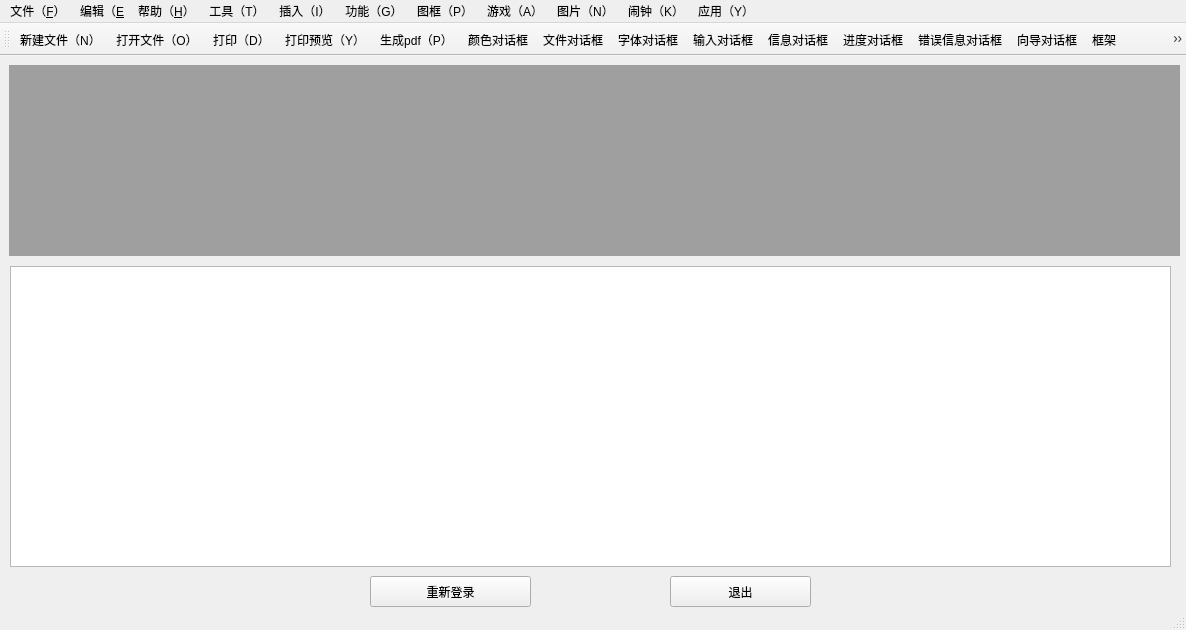
<?xml version="1.0" encoding="UTF-8"?>
<ui version="4.0">
 <class>MainWindow</class>
 <widget class="QMainWindow" name="MainWindow">
  <property name="geometry">
   <rect>
    <x>0</x>
    <y>0</y>
    <width>1186</width>
    <height>630</height>
   </rect>
  </property>
  <property name="windowTitle">
   <string>MainWindow</string>
  </property>
  <widget class="QWidget" name="centralWidget">
   <widget class="QMdiArea" name="mdiArea">
    <property name="geometry">
     <rect>
      <x>9</x>
      <y>9</y>
      <width>1171</width>
      <height>191</height>
     </rect>
    </property>
   </widget>
   <widget class="QTextEdit" name="textEdit">
    <property name="geometry">
     <rect>
      <x>10</x>
      <y>210</y>
      <width>1161</width>
      <height>301</height>
     </rect>
    </property>
   </widget>
   <widget class="QPushButton" name="pushButton">
    <property name="geometry">
     <rect>
      <x>370</x>
      <y>520</y>
      <width>161</width>
      <height>31</height>
     </rect>
    </property>
    <property name="text">
     <string>重新登录</string>
    </property>
   </widget>
   <widget class="QPushButton" name="pushButton_2">
    <property name="geometry">
     <rect>
      <x>670</x>
      <y>520</y>
      <width>141</width>
      <height>31</height>
     </rect>
    </property>
    <property name="text">
     <string>退出</string>
    </property>
   </widget>
  </widget>
  <widget class="QMenuBar" name="menuBar">
   <property name="geometry">
    <rect>
     <x>0</x>
     <y>0</y>
     <width>1186</width>
     <height>26</height>
    </rect>
   </property>
   <widget class="QMenu" name="menu_F">
    <property name="title">
     <string>文件（&amp;F）</string>
    </property>
    <addaction name="action_N"/>
    <addaction name="action_O"/>
    <addaction name="action_18"/>
    <addaction name="action_19"/>
    <addaction name="action_20"/>
   </widget>
   <widget class="QMenu" name="menu_E">
    <property name="title">
     <string>编辑（&amp;E</string>
    </property>
    <addaction name="action_C"/>
    <addaction name="action_V"/>
   </widget>
   <widget class="QMenu" name="menu_H">
    <property name="title">
     <string>帮助（&amp;H）</string>
    </property>
    <addaction name="action_9"/>
    <addaction name="action_10"/>
   </widget>
   <widget class="QMenu" name="menu_T">
    <property name="title">
     <string>工具（T）</string>
    </property>
    <addaction name="action"/>
    <addaction name="action_2"/>
    <addaction name="action_3"/>
    <addaction name="action_4"/>
    <addaction name="action_5"/>
    <addaction name="action_6"/>
    <addaction name="action_7"/>
    <addaction name="action_8"/>
   </widget>
   <widget class="QMenu" name="menu">
    <property name="title">
     <string>插入（I）</string>
    </property>
    <addaction name="action_11"/>
    <addaction name="action_12"/>
    <addaction name="action_13"/>
    <addaction name="action_14"/>
    <addaction name="action_15"/>
    <addaction name="action_16"/>
    <addaction name="action_17"/>
    <addaction name="action_21"/>
   </widget>
   <widget class="QMenu" name="menu_P">
    <property name="title">
     <string>功能（G）</string>
    </property>
    <addaction name="action1"/>
   </widget>
   <widget class="QMenu" name="menu_2">
    <property name="title">
     <string>图框（P）</string>
    </property>
    <addaction name="action_22"/>
    <addaction name="action_23"/>
    <addaction name="action_24"/>
   </widget>
   <widget class="QMenu" name="menu_A">
    <property name="title">
     <string>游戏（A）</string>
    </property>
    <addaction name="action_25"/>
   </widget>
   <widget class="QMenu" name="menu_N">
    <property name="title">
     <string>图片（N）</string>
    </property>
    <addaction name="action3D"/>
    <addaction name="action_27"/>
   </widget>
   <widget class="QMenu" name="menu_K">
    <property name="title">
     <string>闹钟（K）</string>
    </property>
    <addaction name="action_28"/>
    <addaction name="action_29"/>
   </widget>
   <widget class="QMenu" name="menu_Y">
    <property name="title">
     <string>应用（Y）</string>
    </property>
    <addaction name="action_30"/>
    <addaction name="action_31"/>
    <addaction name="action_32"/>
    <addaction name="action_33"/>
   </widget>
   <addaction name="menu_F"/>
   <addaction name="menu_E"/>
   <addaction name="menu_H"/>
   <addaction name="menu_T"/>
   <addaction name="menu"/>
   <addaction name="menu_P"/>
   <addaction name="menu_2"/>
   <addaction name="menu_A"/>
   <addaction name="menu_N"/>
   <addaction name="menu_K"/>
   <addaction name="menu_Y"/>
  </widget>
  <widget class="QToolBar" name="mainToolBar">
   <attribute name="toolBarArea">
    <enum>TopToolBarArea</enum>
   </attribute>
   <attribute name="toolBarBreak">
    <bool>false</bool>
   </attribute>
   <addaction name="action_N"/>
   <addaction name="action_O"/>
   <addaction name="action_18"/>
   <addaction name="action_19"/>
   <addaction name="action_20"/>
   <addaction name="action"/>
   <addaction name="action_2"/>
   <addaction name="action_3"/>
   <addaction name="action_4"/>
   <addaction name="action_5"/>
   <addaction name="action_6"/>
   <addaction name="action_7"/>
   <addaction name="action_8"/>
   <addaction name="action_11"/>
   <addaction name="action_12"/>
   <addaction name="action_13"/>
   <addaction name="action_14"/>
   <addaction name="action_15"/>
   <addaction name="action_16"/>
   <addaction name="action_17"/>
   <addaction name="action_21"/>
   <addaction name="action1"/>
   <addaction name="action_22"/>
   <addaction name="action_23"/>
   <addaction name="action_24"/>
   <addaction name="action_25"/>
   <addaction name="action3D"/>
   <addaction name="action_27"/>
   <addaction name="action_28"/>
   <addaction name="action_29"/>
   <addaction name="action_30"/>
   <addaction name="action_31"/>
   <addaction name="action_32"/>
   <addaction name="action_33"/>
  </widget>
  <widget class="QStatusBar" name="statusBar"/>
  <action name="action_N">
   <property name="icon">
    <iconset resource="myimages1.qrc">
     <normaloff>:/image/image/add.jpg</normaloff>:/image/image/add.jpg</iconset>
   </property>
   <property name="text">
    <string>新建文件（&amp;N）</string>
   </property>
   <property name="shortcut">
    <string>Ctrl+N</string>
   </property>
  </action>
  <action name="action_O">
   <property name="icon">
    <iconset resource="myimages1.qrc">
     <normaloff>:/image/image/open.jpg</normaloff>:/image/image/open.jpg</iconset>
   </property>
   <property name="text">
    <string>打开文件（&amp;O）</string>
   </property>
   <property name="shortcut">
    <string>Ctrl+O</string>
   </property>
  </action>
  <action name="action_C">
   <property name="text">
    <string>插入文本（&amp;C）
</string>
   </property>
  </action>
  <action name="action_V">
   <property name="text">
    <string>复制文本（&amp;V）</string>
   </property>
  </action>
  <action name="action_9">
   <property name="text">
    <string>作者简介</string>
   </property>
  </action>
  <action name="action_10">
   <property name="text">
    <string>版本信息</string>
   </property>
  </action>
  <action name="action">
   <property name="icon">
    <iconset resource="myimages1.qrc">
     <normaloff>:/image/image/color.jpg</normaloff>:/image/image/color.jpg</iconset>
   </property>
   <property name="text">
    <string>颜色对话框</string>
   </property>
  </action>
  <action name="action_2">
   <property name="icon">
    <iconset resource="myimages1.qrc">
     <normaloff>:/image/image/document.jpg</normaloff>:/image/image/document.jpg</iconset>
   </property>
   <property name="text">
    <string>文件对话框
</string>
   </property>
  </action>
  <action name="action_3">
   <property name="icon">
    <iconset resource="myimages1.qrc">
     <normaloff>:/image/image/font.jpg</normaloff>:/image/image/font.jpg</iconset>
   </property>
   <property name="text">
    <string>字体对话框
</string>
   </property>
  </action>
  <action name="action_4">
   <property name="icon">
    <iconset resource="myimages1.qrc">
     <normaloff>:/image/image/input.jpg</normaloff>:/image/image/input.jpg</iconset>
   </property>
   <property name="text">
    <string>输入对话框</string>
   </property>
  </action>
  <action name="action_5">
   <property name="icon">
    <iconset resource="myimages1.qrc">
     <normaloff>:/image/image/message.jpg</normaloff>:/image/image/message.jpg</iconset>
   </property>
   <property name="text">
    <string>信息对话框
</string>
   </property>
  </action>
  <action name="action_6">
   <property name="icon">
    <iconset resource="myimages1.qrc">
     <normaloff>:/image/image/loading.jpg</normaloff>:/image/image/loading.jpg</iconset>
   </property>
   <property name="text">
    <string>进度对话框
</string>
   </property>
  </action>
  <action name="action_7">
   <property name="icon">
    <iconset resource="myimages1.qrc">
     <normaloff>:/image/image/error.jpg</normaloff>:/image/image/error.jpg</iconset>
   </property>
   <property name="text">
    <string>错误信息对话框
</string>
   </property>
  </action>
  <action name="action_8">
   <property name="icon">
    <iconset resource="myimages1.qrc">
     <normaloff>:/image/image/guide.jpg</normaloff>:/image/image/guide.jpg</iconset>
   </property>
   <property name="text">
    <string>向导对话框
</string>
   </property>
  </action>
  <action name="action_11">
   <property name="icon">
    <iconset resource="myimages1.qrc">
     <normaloff>:/image/image/kuanjia.jpg</normaloff>:/image/image/kuanjia.jpg</iconset>
   </property>
   <property name="text">
    <string>框架</string>
   </property>
  </action>
  <action name="action_12">
   <property name="icon">
    <iconset resource="myimages1.qrc">
     <normaloff>:/image/image/wenbenkuai.jpg</normaloff>:/image/image/wenbenkuai.jpg</iconset>
   </property>
   <property name="text">
    <string>文本块</string>
   </property>
  </action>
  <action name="action_13">
   <property name="checkable">
    <bool>true</bool>
   </property>
   <property name="icon">
    <iconset resource="myimages1.qrc">
     <normaloff>:/image/image/ziti.jpg</normaloff>:/image/image/ziti.jpg</iconset>
   </property>
   <property name="text">
    <string>字体</string>
   </property>
  </action>
  <action name="action_14">
   <property name="icon">
    <iconset resource="myimages1.qrc">
     <normaloff>:/image/image/biaoge.jpg</normaloff>:/image/image/biaoge.jpg</iconset>
   </property>
   <property name="text">
    <string>表格</string>
   </property>
  </action>
  <action name="action_15">
   <property name="icon">
    <iconset resource="myimages1.qrc">
     <normaloff>:/image/image/leibiao.jpg</normaloff>:/image/image/leibiao.jpg</iconset>
   </property>
   <property name="text">
    <string>列表</string>
   </property>
  </action>
  <action name="action_16">
   <property name="icon">
    <iconset resource="myimages1.qrc">
     <normaloff>:/image/image/tupian.jpg</normaloff>:/image/image/tupian.jpg</iconset>
   </property>
   <property name="text">
    <string>图片</string>
   </property>
  </action>
  <action name="action_17">
   <property name="icon">
    <iconset resource="myimages1.qrc">
     <normaloff>:/image/image/chazhao.jpg</normaloff>:/image/image/chazhao.jpg</iconset>
   </property>
   <property name="text">
    <string>查找</string>
   </property>
  </action>
  <action name="action_18">
   <property name="icon">
    <iconset resource="myimages1.qrc">
     <normaloff>:/image/image/daying.jpg</normaloff>:/image/image/daying.jpg</iconset>
   </property>
   <property name="text">
    <string>打印（&amp;D）</string>
   </property>
   <property name="toolTip">
    <string>打印（D）</string>
   </property>
   <property name="shortcut">
    <string>Ctrl+D</string>
   </property>
  </action>
  <action name="action_19">
   <property name="icon">
    <iconset resource="myimages1.qrc">
     <normaloff>:/image/image/yulan.jpg</normaloff>:/image/image/yulan.jpg</iconset>
   </property>
   <property name="text">
    <string>打印预览（&amp;Y）</string>
   </property>
   <property name="shortcut">
    <string>Ctrl+Y</string>
   </property>
  </action>
  <action name="action_20">
   <property name="icon">
    <iconset resource="myimages1.qrc">
     <normaloff>:/image/image/pdf.jpg</normaloff>:/image/image/pdf.jpg</iconset>
   </property>
   <property name="text">
    <string>生成pdf（&amp;P）</string>
   </property>
   <property name="shortcut">
    <string>Ctrl+P</string>
   </property>
  </action>
  <action name="action_21">
   <property name="icon">
    <iconset resource="myimages1.qrc">
     <normaloff>:/image/image/tuodong.jpg</normaloff>:/image/image/tuodong.jpg</iconset>
   </property>
   <property name="text">
    <string>拖动图片</string>
   </property>
  </action>
  <action name="action1">
   <property name="icon">
    <iconset resource="myimages1.qrc">
     <normaloff>:/image/image/huanfu.jpg</normaloff>:/image/image/huanfu.jpg</iconset>
   </property>
   <property name="text">
    <string>皮肤</string>
   </property>
  </action>
  <action name="action_22">
   <property name="icon">
    <iconset resource="myimages1.qrc">
     <normaloff>:/image/image/riqi.jpg</normaloff>:/image/image/riqi.jpg</iconset>
   </property>
   <property name="text">
    <string>日期时间</string>
   </property>
  </action>
  <action name="action_23">
   <property name="icon">
    <iconset resource="myimages1.qrc">
     <normaloff>:/image/image/bj.jpg</normaloff>:/image/image/bj.jpg</iconset>
   </property>
   <property name="text">
    <string>行编辑</string>
   </property>
  </action>
  <action name="action_24">
   <property name="icon">
    <iconset resource="myimages1.qrc">
     <normaloff>:/image/image/hd.jpg</normaloff>:/image/image/hd.jpg</iconset>
   </property>
   <property name="text">
    <string>滑动框</string>
   </property>
  </action>
  <action name="action_25">
   <property name="icon">
    <iconset resource="myimages1.qrc">
     <normaloff>:/image/image/game.jpg</normaloff>:/image/image/game.jpg</iconset>
   </property>
   <property name="text">
    <string>方块游戏</string>
   </property>
   <property name="toolTip">
    <string>方块游戏</string>
   </property>
  </action>
  <action name="action_26">
   <property name="icon">
    <iconset resource="myimages1.qrc">
     <normaloff>:/image/image/car.jpg</normaloff>:/image/image/car.jpg</iconset>
   </property>
   <property name="text">
    <string>显示仪表</string>
   </property>
  </action>
  <action name="action3D">
   <property name="icon">
    <iconset resource="myimages1.qrc">
     <normaloff>:/image/image/huitu.jpg</normaloff>:/image/image/huitu.jpg</iconset>
   </property>
   <property name="text">
    <string>3D绘图</string>
   </property>
  </action>
  <action name="action_27">
   <property name="icon">
    <iconset resource="myimages1.qrc">
     <normaloff>:/image/image/time.jpg</normaloff>:/image/image/time.jpg</iconset>
   </property>
   <property name="text">
    <string>定时器浏览</string>
   </property>
  </action>
  <action name="action_28">
   <property name="icon">
    <iconset resource="myimages1.qrc">
     <normaloff>:/image/image/eleclock.jpg</normaloff>:/image/image/eleclock.jpg</iconset>
   </property>
   <property name="text">
    <string>电子时钟</string>
   </property>
  </action>
  <action name="action_29">
   <property name="icon">
    <iconset resource="myimages1.qrc">
     <normaloff>:/image/image/clock.jpg</normaloff>:/image/image/clock.jpg</iconset>
   </property>
   <property name="text">
    <string>闹钟</string>
   </property>
  </action>
  <action name="action_30">
   <property name="icon">
    <iconset resource="myimages1.qrc">
     <normaloff>:/image/image/camera.jpg</normaloff>:/image/image/camera.jpg</iconset>
   </property>
   <property name="text">
    <string>相机</string>
   </property>
  </action>
  <action name="action_31">
   <property name="icon">
    <iconset resource="myimages1.qrc">
     <normaloff>:/image/image/luyin.jpg</normaloff>:/image/image/luyin.jpg</iconset>
   </property>
   <property name="text">
    <string>录音机</string>
   </property>
  </action>
  <action name="action_32">
   <property name="icon">
    <iconset resource="myimages1.qrc">
     <normaloff>:/image/image/video.jpg</normaloff>:/image/image/video.jpg</iconset>
   </property>
   <property name="text">
    <string>视频播放</string>
   </property>
  </action>
  <action name="action_33">
   <property name="icon">
    <iconset resource="myimages1.qrc">
     <normaloff>:/image/image/sound.jpg</normaloff>:/image/image/sound.jpg</iconset>
   </property>
   <property name="text">
    <string>音频播放</string>
   </property>
  </action>
 </widget>
 <layoutdefault spacing="6" margin="11"/>
 <resources>
  <include location="myimages1.qrc"/>
 </resources>
 <connections/>
</ui>
